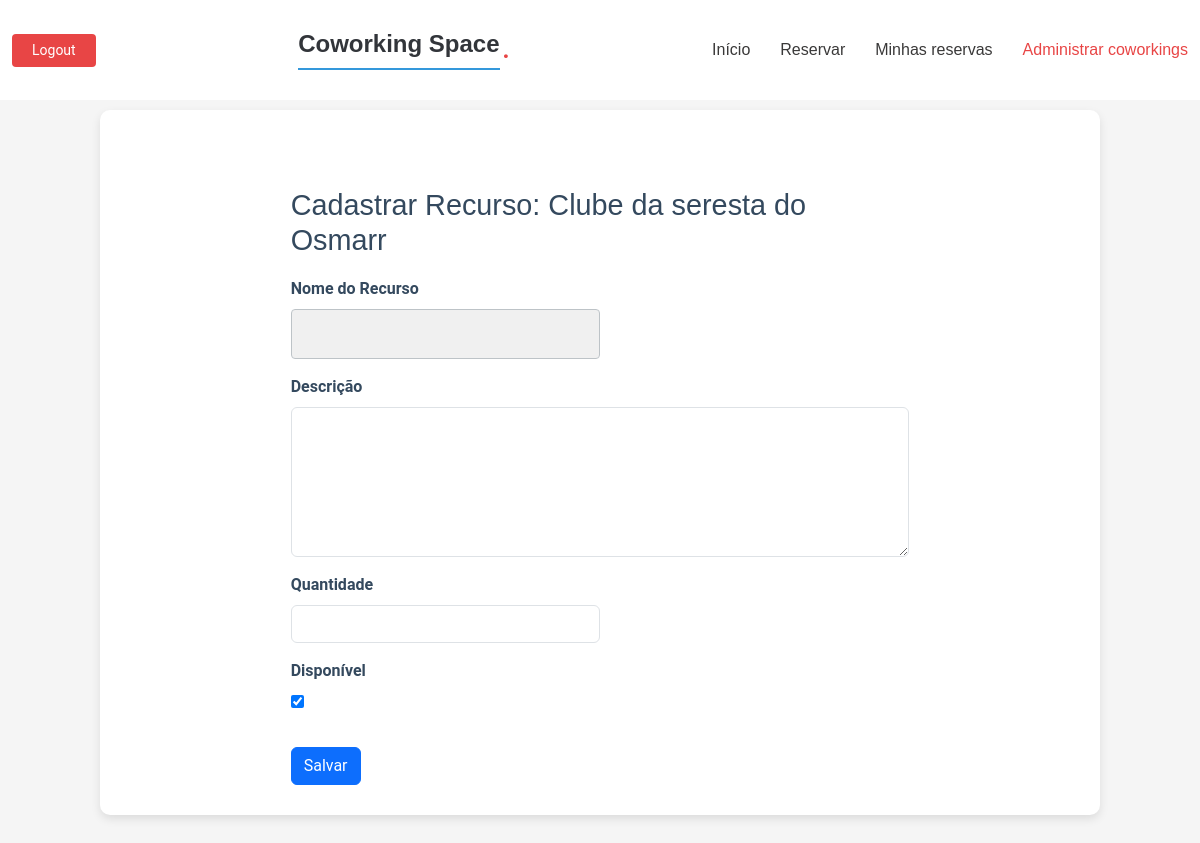
The page /espaco/5/cadastrar-recurso/ (signed in) on the database as committed earlier.
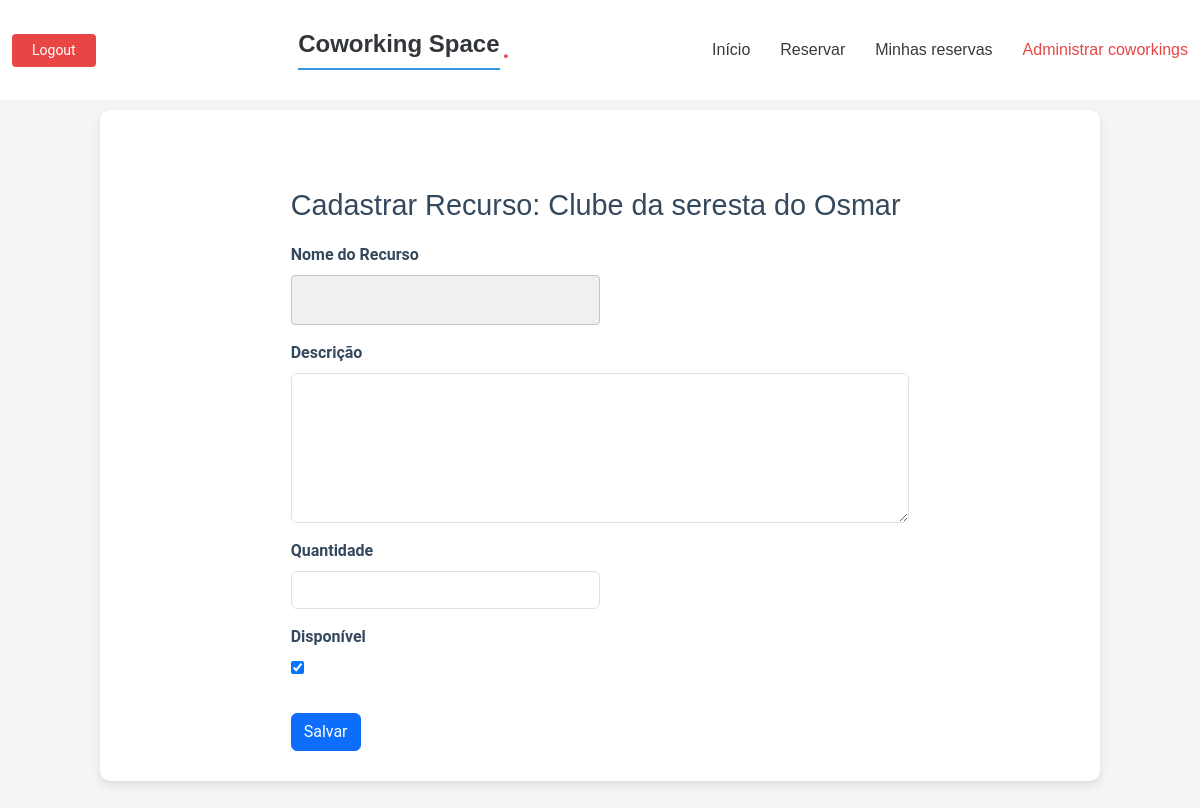
The same page on the database as committed later.
### reservas/models.py (models this page shows, shortened)
class EspacoCoworking(models.Model):
    nome = models.CharField(max_length=100)
    endereco = models.CharField(max_length=200)
    frase_destaque = models.CharField(max_length=100, blank=True, null=True)
    descricao = models.TextField(blank=True, null=True)
    capacidade = models.IntegerField()
    preco_por_hora = models.DecimalField(max_digits=10, decimal_places=2)
    latitude = models.FloatField(default=0)
    longitude = models.FloatField(default=0)
    prioridade = models.IntegerField(default=0, blank=True, null=True)
    palavras_chave = models.TextField(blank=True, null=True, help_text='Separado por -')
    instagram = models.URLField(max_length=255, blank=True, null=True)
    facebook = models.URLField(max_length=255, blank=True, null=True)
    linkedin = models.URLField(max_length=255, blank=True, null=True)
    nome_espaco = models.CharField(max_length=255, blank=True, null=True)
    razao_social = models.CharField(max_length=255, blank=True, null=True)
    cep = models.CharField(max_length=20, blank=True, null=True)
    pais = models.CharField(max_length=100, blank=True, null=True)
    uf = models.CharField(max_length=2, blank=True, null=True)
    cidade = models.CharField(max_length=100, blank=True, null=True)
    bairro = models.CharField(max_length=100, blank=True, null=True)
    logradouro = models.CharField(max_length=255, blank=True, null=True)
    numero = models.CharField(max_length=10, blank=True, null=True)
    complemento = models.CharField(max_length=255, blank=True, null=True)
    logo = models.ImageField(upload_to='logos/', blank=True, null=True)
    foto_horizontal = models.ImageField(upload_to='fotos_espaco/', blank=True, null=True)
    nome_proprietario = models.CharField(max_length=255, blank=True, null=True)
    email_proprietario = models.EmailField(blank=True, null=True)
    telefone_proprietario = models.CharField(max_length=20, blank=True, null=True)
    nome_gerente = models.CharField(max_length=255, blank=True, null=True)
    email_gerente = models.EmailField(blank=True, null=True)
    telefone_gerente = models.CharField(max_length=20, blank=True, null=True)
    titular_conta = models.CharField(max_length=255, blank=True, null=True)
    banco = models.CharField(max_length=100, blank=True, null=True)
    agencia = models.CharField(max_length=20, blank=True, null=True)
    conta = models.CharField(max_length=20, blank=True, null=True)
    tipo_conta = models.CharField(max_length=50, blank=True, null=True)
    tipo_pix = models.CharField(max_length=50, blank=True, null=True)
    pix = models.CharField(max_length=100, blank=True, null=True)
    cafe = models.BooleanField(default=False)
    cha = models.BooleanField(default=False)
    massagem = models.BooleanField(default=False)
    outros_diferenciais = models.CharField(max_length=255, blank=True, null=True)
    wifi = models.BooleanField(default=False)
    acessibilidade = models.BooleanField(default=False)
    acesso24h = models.BooleanField(default=False)
    playground_kids = models.BooleanField(default=False)
    ar_condicionado = models.BooleanField(default=False)
    area_alimentacao = models.BooleanField(default=False)
    biblioteca = models.BooleanField(default=False)
    cabine_call = models.BooleanField(default=False)
    cozinha = models.BooleanField(default=False)
    espaco_pet = models.BooleanField(default=False)
    espaco_convivencia = models.BooleanField(default=False)
    lounge = models.BooleanField(default=False)
    galeria_arte = models.BooleanField(default=False)
    geladeira = models.BooleanField(default=False)
    gerador_eletricidade = models.BooleanField(default=False)
    jardim = models.BooleanField(default=False)
    quadro_branco = models.BooleanField(default=False)
    recepcao = models.BooleanField(default=False)
    sala_descompressao = models.BooleanField(default=False)
    sala_jogos = models.BooleanField(default=False)
    varanda = models.BooleanField(default=False)
    vestuario = models.BooleanField(default=False)
    velocidade_internet = models.CharField(max_length=50, blank=True, null=True)
    auditorio = models.BooleanField(default=False)
    cafeteria = models.BooleanField(default=False)
    coliving = models.BooleanField(default=False)
    espaco_eventos = models.BooleanField(default=False)
    estudio_gravacao = models.BooleanField(default=False)
    restaurante = models.BooleanField(default=False)
    fotos_area_comum = models.ImageField(upload_to='fotos_areas_comuns/', blank=True, null=True)
    fotos_area_compartilhada = models.ImageField(upload_to='fotos_areas_compartilhadas/', blank=True, null=True)
    fotos_salas_privativas = models.ImageField(upload_to='fotos_salas_privativas/', blank=True, null=True)
    outras_fotos = models.ImageField(upload_to='outras_fotos/', blank=True, null=True)
    proprietario = models.ForeignKey(User, on_delete=models.CASCADE)
    class Meta:
        verbose_name = "Espaço de Coworking"
        verbose_name_plural = "Espaços de Coworking"
        ordering = ['prioridade']  # Ordena os espaços pelo nome de forma padrão

### reservas/views.py (the view)
# urls.py: path('espaco/<int:espaco_id>/cadastrar-recurso/', reservas_views.cadastrar_recurso_espaco, name='cadastrar_recurso'),
@login_required
def cadastrar_recurso_espaco(request, espaco_id):
    espaco = get_object_or_404(EspacoCoworking, pk=espaco_id)
    if request.method == 'POST':
        form = RecursosEspacoCoworkingForm(request.POST)
        if form.is_valid():
            recurso = form.save(commit=False)
            recurso.espaco_coworking = espaco
            recurso.save()
            return redirect('detalhe_espaco', espaco_id=espaco.id)
    else:
        form = RecursosEspacoCoworkingForm()
    return render(request, 'reservas/cadastrar_recurso.html', {'form': form, 'espaco': espaco})

### reservas/forms.py
class RecursosEspacoCoworkingForm(forms.ModelForm):
    class Meta:
        model = RecursosEspacoCoworking
        fields = ['nome_recurso', 'descricao', 'quantidade', 'disponivel']

### reservas/templates/reservas/cadastrar_recurso.html (shortened to what this page needs)
{% load static %}
<!DOCTYPE html>
<html lang="en">
<head>
    <link href="{% static 'vendor/bootstrap/css/bootstrap.min.css' %}" rel="stylesheet">
    <link href="{% static 'vendor/bootstrap-icons/bootstrap-icons.css' %}" rel="stylesheet">
    <link href="{% static 'css/main.css' %}" rel="stylesheet">
    <link rel="stylesheet" type="text/css" href="{% static 'reservas/styles.css' %}">
</head>
<body>
    <main class="main mt-6">
        <div class="container" data-aos="fade-up">
            <header id="header" class="header d-flex align-items-center fixed-top">
                <div class="container-fluid position-relative d-flex align-items-center justify-content-between">
                    <a href="{% url 'index' %}" class="logo d-flex align-items-center me-auto me-xl-0">
                        <h1 class="sitename">Coworking Space</h1><span>.</span>
                    </a>
                    <nav id="navmenu" class="navmenu">
                        <ul>
                            <li><a href="{% url 'index' %}" >Início</a></li>
                            {% if user.is_authenticated %}
                                <li><a href="{% url 'lista_espacos' %}">Reservar</a></li>
                                <li><a href="{% url 'listar_reservas' %}">Minhas reservas</a></li>
                                <li><a href="{% url 'administrar_espacos' %}" class="active">Administrar coworkings</a></li>
                            {% endif %}
                        </ul>
                    </nav>
                    <div>
                        {% if user.is_authenticated %}
                            <form method="post" action="{% url 'logout' %}">
                                <button type="submit" class="btn-getstarted">Logout</button>
                            </form>
                        {% else %}
                            <a class="btn-getstarted" href="{% url 'register' %}">Login / Registre-se</a>
                        {% endif %}
                    </div>
                </div>
            </header>
            <div class="row justify-content-center mt-5">
                <div class="col-lg-8">
                    <h2>Cadastrar Recurso: {{ espaco.nome }}</h2>
                    <form method="POST" enctype="multipart/form-data">
                        <div class="mb-3">
                            <label for="id_nome_recurso" class="form-label">Nome do Recurso</label>
                            <input type="text" name="nome_recurso" class="form-control w-50" id="id_nome_recurso" value="{{ form.instance.nome_recurso|default:'' }}">
                        </div>
                        <div class="mb-3">
                            <label for="id_descricao" class="form-label">Descrição</label>
                            <textarea name="descricao" class="form-control w-100" id="id_descricao" style="height: 150px;">{{ form.instance.descricao|default:'' }}</textarea>
                        </div>
                        <div class="mb-3">
                            <label for="id_quantidade" class="form-label">Quantidade</label>
                            <input type="number" name="quantidade" class="form-control w-50" id="id_quantidade" value="{{ form.instance.quantidade|default:'' }}">
                        </div>
                        <div class="mb-3">
                            <label for="id_disponivel" class="form-label">Disponível</label>
                            <input type="checkbox" name="disponivel" id="id_disponivel" {% if form.instance.disponivel %}checked{% endif %}>
                        </div>
                        <button type="submit" class="btn btn-primary mt-3">Salvar</button>
                    </form>
                </div>
            </div>
        </div>
    </main>
</body>
</html>

Rows that differ between the two databases and show on the page:
changed EspacoCoworking: nome "Clube da seresta do Osmarr" → "Clube da seresta do Osmar"
